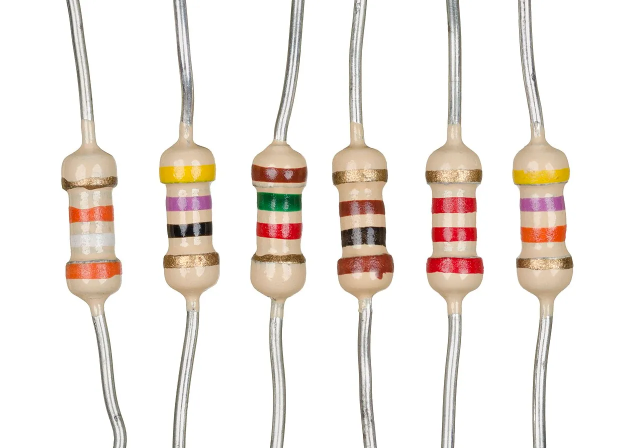
#> input picture Assignment/data/RESISTORS/RESISTORS-1.png, 1280 x 896 px (shown at 1/2 size); the run also reads 1 picture not shown here
$ jupyter execute --allow-errors Assignment.ipynb
#> lines starting #> are read from the running program, lines starting #| are printed output that depends on the picture; after the words box and inside, x2 and y2 are one past the last pixel; in counts of white or black regions, pixels touching at a corner belong together
[cell 1]
import cv2
import numpy as np
from matplotlib import pyplot as plt
from PIL import Image

[cell 2]
reg_path = "Assignment/data/RESISTORS/"

[cell 3]
# 加载上传的图片
img_path = reg_path+'RESISTORS-1.png'
img = Image.open(img_path)
#> img is the input picture: PIL image 1280x896 RGBA; mean R, G, B, A 240.2, 234.2, 229.2, 255

# 定义一个函数来分离图片中的电阻
def separate_resistors(image):
    # 假设电阻均匀排列，且图片背景为白色
    # 我们可以通过寻找大部分为白色的列来找到电阻之间的间隙
    # 对于不同的图片质量或电阻排列，可能需要调整这种方法

    width, height = image.size
#> width = 1280; height = 896
    pixels = image.load()

    # 确定列是否为电阻间隙的阈值
    # 如果一列中超过90%的像素为白色，我们将其视为间隙
    gap_threshold = height * 0.9
#> gap_threshold = 806.4
    white_threshold = 250  # 被认为是白色的颜色值

    # 寻找间隙
    gap_indices = []
    for x in range(width):
        white_count = sum(1 for y in range(height) if pixels[x, y] >= (white_threshold, white_threshold, white_threshold))
        if white_count > gap_threshold:
            gap_indices.append(x)
#> after the loop, gap_indices = 639 values from 0 to 1279

    # 使用间隙确定每个电阻的边界框
    resistor_bounds = []
    start_x = 0
    for gap_x in gap_indices:
        end_x = gap_x
        if end_x - start_x > 1:  # 避免添加零宽度的边界框
            resistor_bounds.append((start_x, 0, end_x, height))
        start_x = gap_x + 1
#> this loop made 639 passes
#> end_x on passes 1 to 3: 0, 1, 2
#> after the loop, resistor_bounds = [(131, 0, 244, 896), (328, 0, 432, 896), (504, 0, 612, 896), (674, 0, 776, 896), (854, 0, 962, 896), (1033, 0, 1139, 896)]

    # 添加最后一个电阻（如果有的话）
    if start_x < width:
        resistor_bounds.append((start_x, 0, width, height))

    # 将图像裁剪到每个边界框，并将电阻作为单独的图像保存
    resistor_images = [image.crop(bounds) for bounds in resistor_bounds]
#> resistor_images = 6 items
    return resistor_images

# 分离电阻
resistor_imgs = separate_resistors(img)
#> resistor_imgs = 6 items

# 保存分离后的电阻图像
separated_img_paths = []
for i, resistor_img in enumerate(resistor_imgs):
    path = f'resistor_{i}.png'
    resistor_img.save(path)
    separated_img_paths.append(path)
#> this loop made 6 passes
#> path on passes 1 to 6: 'resistor_0.png', 'resistor_1.png', 'resistor_2.png', 'resistor_3.png', 'resistor_4.png', 'resistor_5.png'
#> pass 1, `resistor_img.save(path)`:
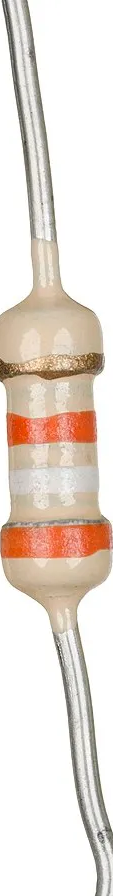
#> saved as resistor_0.png: PIL image 113x896 RGBA; mean R, G, B, A 231, 219.9, 211.1, 255
#> pass 2, `resistor_img.save(path)`:
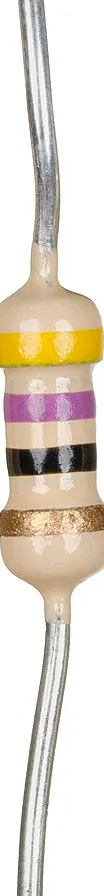
#> saved as resistor_1.png: PIL image 104x896 RGBA; mean R, G, B, A 225.2, 216, 204, 255
#> after the loop, separated_img_paths = ['resistor_0.png', 'resistor_1.png', 'resistor_2.png', 'resistor_3.png', 'resistor_4.png', 'resistor_5.png']

separated_img_paths
#> Out has the same summary as separated_img_paths

[cell 4]
# Load the image
image_path = 'resistor_0.png'
image = Image.open(image_path)

# Convert the image to RGBA if it is not already
image = image.convert('RGBA')

# Convert the image to numpy array
data = np.array(image)

# Define a threshold for white color
# Considering white as all colors being greater than 240 out of 255
white_threshold = 240

# Create a mask where white is set to True and the rest to False
white_areas = (data[:,:,0] > white_threshold) \
              & (data[:,:,1] > white_threshold) \
              & (data[:,:,2] > white_threshold)
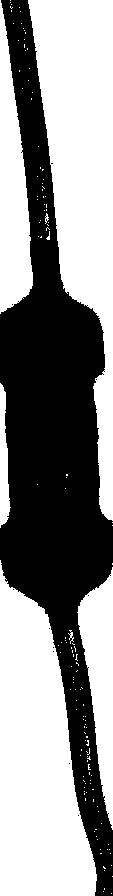
#> white_areas: shape (896, 113) bool; 56.1% white; 11 black regions (10 under 20 px), largest, box (x1, y1, x2, y2) and area: (0, 0, 113, 896) 44396

# Set the alpha channel to 0 for all white areas (making them transparent)
data[white_areas, -1] = 0

# Convert the numpy array back to an image
image_no_white = Image.fromarray(data)

# Save the image without white background
output_path = 'RESISTORS_0_no_white.png'
image_no_white.save(output_path)

output_path

[cell 5]
# We'll need to change our approach slightly since we need to check the transparency horizontally instead of vertically.

# Load the image again to reset to the original
image = Image.open(output_path)

# Get the size of the image
width, height = image.size
#> width = 113; height = 896

# Initialize a list to hold the new image data
new_data = []

# Process the image horizontally
for y in range(height):
    row = [image.getpixel((x, y)) for x in range(width)]  # Get the entire row
    # Calculate the number of non-transparent pixels in the row
    opaque_count = sum(1 for pixel in row if pixel[3] >= (255 / 2))
    # Determine if the opaque pixels in this row are less than 50% of the row's width
    if opaque_count < (width / 2):
        # If less than 50%, make the entire row transparent
        new_row = [(255, 255, 255, 0) for _ in range(width)]
    else:
        # Otherwise, keep the row as it is
        new_row = row
    # Add the new row to the new data list
    new_data.extend(new_row)
#> this loop made 896 passes
#> opaque_count on passes 1 to 3: 26, 27, 26
#> after the loop, new_data = 101248 items

# Update image data
image.putdata(new_data)
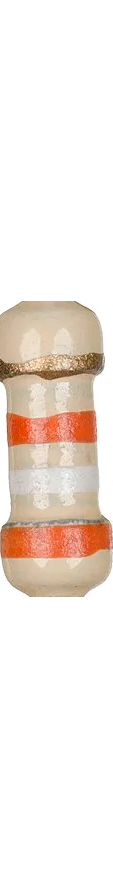
#> image: PIL image 113x896 RGBA; mean R, G, B, A 241.7, 231.3, 224.1, 71.9; transparent parts drawn white

# Save the new image
new_image_path_horizontal = 'RESISTORS_transparent_horizontal.png'
image.save(new_image_path_horizontal)

new_image_path_horizontal

#> (a cell that did not finish here is left out)

[cell 7]
from PIL import Image

def process_image(input_path, output_path, fill_color=(255, 255, 255)):
    # 加载原始图像
#> called with input_path = 'RESISTORS_0_no_white.png', output_path = 'RESISTORS_transparent_horizontal.jpg', fill_color = (255, 192, 203)
    image = Image.open(input_path)
    width, height = image.size
#> width = 113; height = 896

    # 初始化一个列表来存储要保留的行
    rows_to_keep = []

    # 处理图像水平方向
    for y in range(height):
        row = [image.getpixel((x, y)) for x in range(width)]  # 获取整行像素
        new_row = []

        for pixel in row:
            if pixel[3] >= (255 / 2):
                new_row.append(pixel[:3])  # 保留不透明或半透明像素，忽略透明度
            else:
                new_row.append(fill_color)  # 用填充色替换透明像素

        # 如果行中有不透明像素，保留这行
        if any(pixel[3] >= (255 / 2) for pixel in row):
            rows_to_keep.append(new_row)
#> after the loop, rows_to_keep = 896 items

    # 创建新图像
    new_height = len(rows_to_keep)
#> new_height = 896
    new_image = Image.new('RGB', (width, new_height))
#> new_image: PIL image 113x896 RGB; every value is 0

    # 将保留的行复制到新图像
    for y, row in enumerate(rows_to_keep):
        for x, pixel in enumerate(row):
            new_image.putpixel((x, y), pixel)
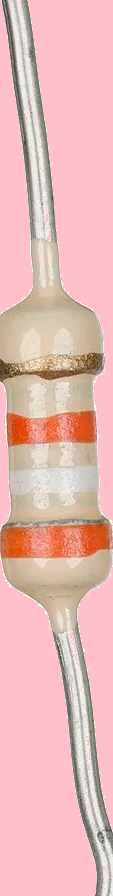
#> new_image: PIL image 113x896 RGB; mean R, G, B 231.1, 184.7, 182.3

    # 保存为JPEG
    new_image.save(output_path, 'JPEG')

input_path = 'RESISTORS_0_no_white.png'
output_path = 'RESISTORS_transparent_horizontal.jpg'
fill_color = (255, 192, 203)  # 例如绿色
process_image(input_path, output_path, fill_color)
fill_color=(255, 255, 255)

[cell 8]
from PIL import Image

def process_image(input_path, output_path, target_color=(255, 192, 203), threshold=0.5):
    # Load the original image
#> called with input_path = 'RESISTORS_transparent_horizontal.jpg', output_path = 'RESISTORS_transparent_horizontal3.jpg', target_color = (255, 192, 203), threshold = 0.5
    image = Image.open(input_path)
#> image: PIL image 113x896 RGB
    width, height = image.size
#> width = 113; height = 896

    # Initialize a list to store rows to keep
    rows_to_keep = []

    # Process image horizontally
    for y in range(height):
        row = [image.getpixel((x, y)) for x in range(width)]  # Get entire row of pixels
        target_color_count = sum(1 for pixel in row if pixel[:3] == target_color)

        # Keep the row if target color pixels are less than the threshold percentage of the row
        if target_color_count < width * threshold:
            rows_to_keep.append(row)
#> this loop made 896 passes
#> after the loop, rows_to_keep = 896 items

    # Create new image
    new_height = len(rows_to_keep)
#> new_height = 896
    new_image = Image.new('RGB', (width, new_height))  # Use 'RGB' mode as JPEG does not support transparency

    # Copy kept rows to the new image
    for y, row in enumerate(rows_to_keep):
        for x, pixel in enumerate(row):
            new_image.putpixel((x, y), (pixel[0], pixel[1], pixel[2]))

    # Save as JPEG
    new_image.save(output_path, 'JPEG')

# Usage example
input_path = 'RESISTORS_transparent_horizontal.jpg'
output_path = 'RESISTORS_transparent_horizontal3.jpg'
target_color = (255, 192, 203)  # The specific color you're looking for
threshold = 0.5  # Threshold for target color presence in a row

process_image(input_path, output_path, target_color, threshold)

[cell 9]
# Define a function to check if a pixel is within a specified color range
def is_color(pixel, base_color, threshold):
    return all(abs(pixel[i] - base_color[i]) <= threshold for i in range(3))

# Define the color range for the beige color we want to make transparent
beige_color = (198, 177, 150)  # RGB for beige
beige_threshold = 60  # Color difference threshold

# Create a new image with the same size as the original, filled with transparent background
transparent_img = Image.new("RGBA", image.size, (255, 255, 255, 0))
transparent_data = []

# Go through the image data row by row
for y in range(height):
    row_data = []
    for x in range(width):
        pixel = image.getpixel((x, y))
        # Check if the pixel color is within the range of beige
        if is_color(pixel, beige_color, beige_threshold):
            # If it is beige, add a transparent pixel to the row data
            row_data.append((255, 255, 255, 0))
        else:
            # If it is not beige, add the original pixel to the row data
            row_data.append(pixel)
    # Add the processed row data to the new image data
    transparent_data.extend(row_data)
#> after the loop, transparent_data = 101248 items

# Update the transparent image with the new data
transparent_img.putdata(transparent_data)

# Save the new image
new_image_path_bands_only = 'RESISTORS_bands_only.png'
transparent_img.save(new_image_path_bands_only)

new_image_path_bands_only

[cell 10]
def colorRange(self, h_range, s_range, v_range):
    self.h_range = h_range  # (lower_h, upper_h)
    self.s_range = s_range  # (lower_s, upper_s)
    self.v_range = v_range  # (lower_v, upper_v)

import cv2
import numpy as np
from matplotlib import pyplot as plt

# Load the image
image_path = 'RESISTORS_transparent_horizontal.jpg'
resistor_image = cv2.imread(image_path)

# Convert to HSV color space
hsv_image = cv2.cvtColor(resistor_image, cv2.COLOR_BGR2HSV)
#> hsv_image: shape (896, 113, 3); mean H, S, V 105, 60.3, 230.9

# Define the color boundaries in HSV
color_boundaries = {
    'black': ([0, 0, 0], [180, 255, 70]),
    'brown': ([1, 100, 100], [12, 255, 170]),
    'red': ([80, 150, 100], [200, 255, 255]),
    'orange': ([5, 100, 160], [15, 255, 255]),
    'yellow': ([17, 100, 180], [25, 255, 255]),
    'green': ([35, 100, 0], [85, 255, 255]),
    'blue': ([85, 100, 100], [135, 255, 255]),
    'violet': ([100, 80, 80], [160, 255, 255]), #没问题
    # 'grey': ([0, 0, 40], [180, 50, 80]),
    'white': ([0, 0, 200], [180, 20, 255]),
    'gold': ([12, 100, 100], [20, 200, 240]), #没问题
    # 'silver': ([0, 0, 50], [180, 15, 255])
}

# Function to apply the mask and show the color segmentation
def mask_and_show_color(hsv, color_range):
    # Create a mask for the color range
#> called with color_range = ([0, 0, 0], [180, 255, 70])
    lower_bound = np.array(color_range[0], dtype="uint8")
    upper_bound = np.array(color_range[1], dtype="uint8")
    color_mask = cv2.inRange(hsv, lower_bound, upper_bound)
#> color_mask: shape (896, 113); 0.05% white in thin lines or dots, all inside (x1, y1, x2, y2) = (0, 0, 101, 835)

    # Apply the mask to the image
    color_segment = cv2.bitwise_and(hsv, hsv, mask=color_mask)
#> color_segment: shape (896, 113, 3); mean H, S, V 0, 0, 0

    # Change black background to white
    white_background = cv2.bitwise_not(cv2.bitwise_not(color_segment, mask=color_mask))
#> white_background: shape (896, 113, 3); mean H, S, V 254.9, 254.9, 254.9
    return white_background


# Apply mask for each color and display them
color_segments = {color: mask_and_show_color(hsv_image, range) for color, range in color_boundaries.items()}
#> in mask_and_show_color (call 2), `color_mask = cv2.inRange(hsv, lower_bound, upper_bound)`: color_mask: shape (896, 113); 0.11% white in thin lines or dots, all inside (x1, y1, x2, y2) = (1, 361, 110, 557)
#> in mask_and_show_color (call 2), `color_segment = cv2.bitwise_and(hsv, hsv, mask=color_mask)`: color_segment: shape (896, 113, 3); mean H, S, V 0, 0.2, 0.2
#> in mask_and_show_color (call 2), `white_background = cv2.bitwise_not(cv2.bitwise_not(color_segment, mask..`: white_background: shape (896, 113, 3); mean H, S, V 254.7, 254.9, 254.9
#> in mask_and_show_color (call 3), `color_mask = cv2.inRange(hsv, lower_bound, upper_bound)`: color_mask: shape (896, 113); every value is 0
#> in mask_and_show_color (call 3), `white_background = cv2.bitwise_not(cv2.bitwise_not(color_segment, mask..`: white_background: shape (896, 113, 3); every value is 255
#> in mask_and_show_color (call 4), `color_mask = cv2.inRange(hsv, lower_bound, upper_bound)`: color_mask: shape (896, 113); 5.5% white; 17 white regions (15 under 20 px), largest, box (x1, y1, x2, y2) and area: (0, 523, 111, 560) 3251, (7, 409, 96, 447) 2327
#> in mask_and_show_color (call 4), `color_segment = cv2.bitwise_and(hsv, hsv, mask=color_mask)`: color_segment: shape (896, 113, 3); mean H, S, V 0.4, 9.6, 12.2
#> in mask_and_show_color (call 4), `white_background = cv2.bitwise_not(cv2.bitwise_not(color_segment, mask..`: white_background: shape (896, 113, 3); mean H, S, V 241.3, 250.5, 253
#> in mask_and_show_color (call 5), `color_mask = cv2.inRange(hsv, lower_bound, upper_bound)`: color_mask: shape (896, 113); 0.01% white in thin lines or dots, all inside (x1, y1, x2, y2) = (42, 358, 87, 370)
#> in mask_and_show_color (call 5), `color_segment = cv2.bitwise_and(hsv, hsv, mask=color_mask)`: color_segment: shape (896, 113, 3); mean H, S, V 0, 0, 0
#> in mask_and_show_color (call 5), `white_background = cv2.bitwise_not(cv2.bitwise_not(color_segment, mask..`: white_background: shape (896, 113, 3); mean H, S, V 255, 255, 255
#> in mask_and_show_color (call 9), `color_mask = cv2.inRange(hsv, lower_bound, upper_bound)`: color_mask: shape (896, 113); 7.1% white; 86 white regions (79 under 20 px), largest, box (x1, y1, x2, y2) and area: (8, 0, 51, 240) 2628, (10, 466, 90, 502) 1738, (59, 632, 109, 896) 1454
#> in mask_and_show_color (call 9), `color_segment = cv2.bitwise_and(hsv, hsv, mask=color_mask)`: color_segment: shape (896, 113, 3); mean H, S, V 1.9, 0.7, 16.2
#> in mask_and_show_color (call 9), `white_background = cv2.bitwise_not(cv2.bitwise_not(color_segment, mask..`: white_background: shape (896, 113, 3); mean H, S, V 238.8, 237.5, 253.1
#> in mask_and_show_color (call 10), `lower_bound = np.array(color_range[0], dtype="uint8")`: lower_bound = [12, 100, 100]
#> in mask_and_show_color (call 10), `color_mask = cv2.inRange(hsv, lower_bound, upper_bound)`:
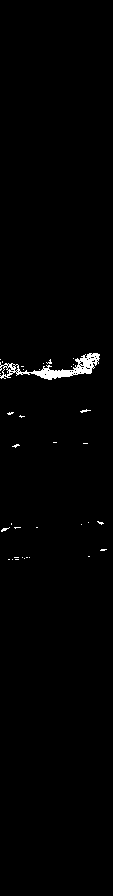
#> color_mask: shape (896, 113); 0.99% white; 35 white regions (34 under 20 px), largest, box (x1, y1, x2, y2) and area: (0, 353, 100, 380) 836
#> in mask_and_show_color (call 10), `color_segment = cv2.bitwise_and(hsv, hsv, mask=color_mask)`: color_segment: shape (896, 113, 3); mean H, S, V 0.2, 1.3, 1.4
#> in mask_and_show_color (call 10), `white_background = cv2.bitwise_not(cv2.bitwise_not(color_segment, mask..`: white_background: shape (896, 113, 3); mean H, S, V 252.6, 253.8, 253.9
#> color_segments = 10 items

# Convert back to RGB for displaying with matplotlib
color_segments_rgb = {color: cv2.cvtColor(segment, cv2.COLOR_HSV2RGB) for color, segment in color_segments.items()}
#> color_segments_rgb = 10 items

# Plotting the color segments
n_colors = len(color_segments_rgb)
#> n_colors = 10
plt.figure(figsize=(30, 40))

for i, (color, segment) in enumerate(color_segments_rgb.items(), 1):

    plt.subplot(n_colors, 1, i)
    plt.title(color)
    plt.imshow(segment)
    plt.axis('off')
#> this loop made 10 passes
plt.tight_layout()
plt.show()
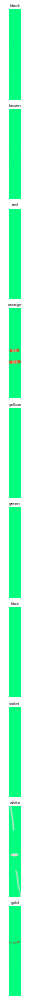
#> figure drawn by matplotlib, 10 panels

[cell 11]
# Let's write a complete function that takes an image of a resistor and returns the colors from top to bottom.

def identify_resistor_bands(image_path):
    # Load the image
#> called with image_path = 'resistor_0.png'
    image = cv2.imread(image_path)
#> image: shape (896, 113, 3)

    # Convert the image from BGR to HSV
    hsv = cv2.cvtColor(image, cv2.COLOR_BGR2HSV)
#> hsv: shape (896, 113, 3); mean H, S, V 13.7, 24.9, 231

    # Define the color boundaries in HSV
    color_boundaries = {
        'black': ([0, 0, 0], [180, 255, 70]),
        'brown': ([1, 100, 100], [12, 255, 170]),
        'red': ([80, 150, 100], [200, 255, 255]),
        'orange': ([5, 100, 160], [15, 255, 255]),
        'yellow': ([15, 100, 160], [25, 255, 255]),
        'green': ([35, 100, 0], [85, 255, 255]),
        'blue': ([85, 100, 100], [135, 255, 255]),
        'violet': ([100, 80, 80], [160, 255, 255]), #没问题
        # 'grey': ([0, 0, 40], [180, 50, 80]),
        'white': ([0, 0, 200], [180, 20, 255]),
        'gold': ([11, 60, 100], [30, 255, 180]), #没问题
        # 'silver': ([0, 0, 50], [180, 15, 255])
    }

    # Create a mask for each color and determine the centroid
    color_positions = []
    for color, (lower, upper) in color_boundaries.items():
        lower_bound = np.array(lower, dtype="uint8")
        upper_bound = np.array(upper, dtype="uint8")
        mask = cv2.inRange(hsv, lower_bound, upper_bound)

        # Find contours in the mask
        contours, _ = cv2.findContours(mask.copy(), cv2.RETR_EXTERNAL, cv2.CHAIN_APPROX_SIMPLE)

        # Get the centroid of the largest contour
        if contours:
            c = max(contours, key=cv2.contourArea)
            M = cv2.moments(c)
            if M["m00"] != 0:
                cx = int(M["m10"] / M["m00"])
                cy = int(M["m01"] / M["m00"])
                color_positions.append((color, cy))
#> this loop made 10 passes
#> (contours, cx, cy) on passes 2, 5: (21 contours, all with area under 20, 99, 523), (35 contours, all with area under 20, 44, 368)
#> (cx, cy) on passes 4, 9, 10: (54, 540), (82, 172), (60, 367)
#> after the loop, color_positions = [('brown', 523), ('orange', 540), ('yellow', 368), ('white', 172), ('gold', 367)]

    # Sort the detected colors by their vertical position (top to bottom)
    color_positions.sort(key=lambda x: x[1])

    # Return the sorted colors
    return [color for color, _ in color_positions]

# Use the function to identify the resistor bands from the image
resistor_bands = identify_resistor_bands('resistor_0.png')
#> resistor_bands = ['white', 'gold', 'yellow', 'brown', 'orange']
resistor_bands
#> Out = ['white', 'gold', 'yellow', 'brown', 'orange']

[cell 12]
import cv2
import numpy as np
from matplotlib import pyplot as plt

# Load the image
image_path = 'RESISTORS-1.png'
resistor_image = cv2.imread(image_path)

# Convert to HSV color space
hsv_image = cv2.cvtColor(resistor_image, cv2.COLOR_BGR2HSV)
#> hsv_image: shape (896, 1280, 3); mean H, S, V 11.2, 15.8, 240.5

# Define the color boundaries in HSV
    # Define the color boundaries in HSV
color_boundaries = {
    'black': ([0, 0, 0], [180, 255, 70]),
    'brown': ([1, 100, 100], [12, 255, 170]),
    'red': ([80, 150, 100], [200, 255, 255]),
    'orange': ([5, 100, 160], [15, 255, 255]),
    'yellow': ([15, 100, 160], [25, 255, 255]),
    'green': ([35, 100, 0], [85, 255, 255]),
    'blue': ([85, 100, 100], [135, 255, 255]),
    'violet': ([100, 80, 80], [160, 255, 255]), #没问题
    # 'grey': ([0, 0, 40], [180, 50, 80]),
    #'white': ([0, 0, 200], [180, 20, 255]),
    'gold': ([11, 60, 100], [30, 255, 180]), #没问题
    # 'silver': ([0, 0, 50], [180, 15, 255])
}

# Function to create a mask for a given color range
def create_mask(hsv, color_range):
    lower_bound = np.array(color_range[0], dtype="uint8")
    upper_bound = np.array(color_range[1], dtype="uint8")
    return cv2.inRange(hsv, lower_bound, upper_bound)

# Create a blank mask
combined_mask = np.zeros(hsv_image.shape[:2], dtype="uint8")

# Create masks for each color range and combine them
for color_range in color_boundaries.values():
    color_mask = create_mask(hsv_image, color_range)
    combined_mask = cv2.bitwise_or(combined_mask, color_mask)
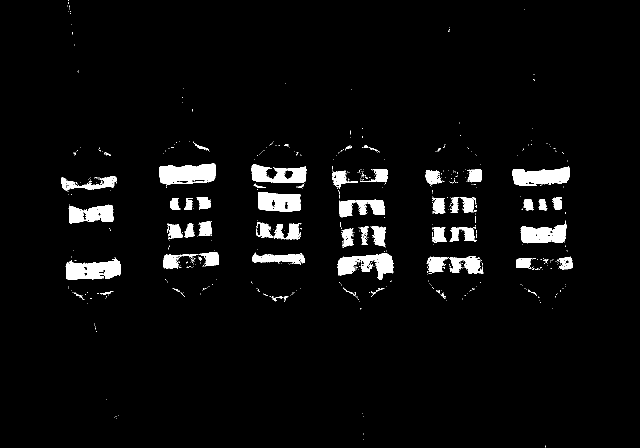
#> combined_mask: shape (896, 1280) (shown at 1/2 size); 4.1% white; 595 white regions (532 under 20 px), largest, box (x1, y1, x2, y2) and area: (318, 327, 431, 369) 3715, (131, 515, 242, 559) 3333, (1025, 332, 1140, 372) 3159

# Create a red color layer
red_layer = np.zeros_like(resistor_image)
red_layer[:] = (0, 0, 255)  # BGR format for red

# Apply the mask to the red layer
red_areas = cv2.bitwise_and(red_layer, red_layer, mask=combined_mask)
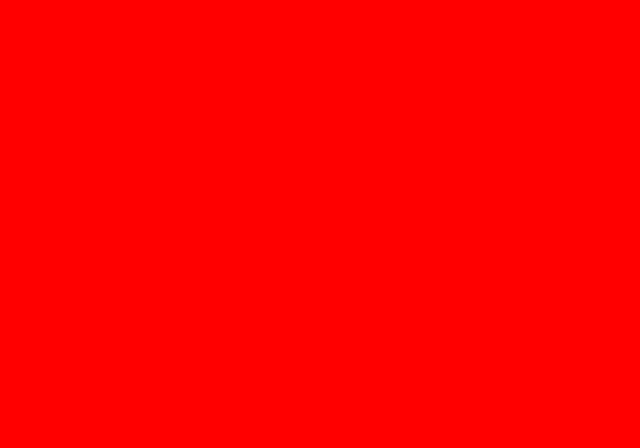
#> red_layer: shape (896, 1280, 3) (shown at 1/2 size); mean of channels 0, 1, 2 0, 0, 255; drawn as B, G, R

# Apply the inverse of the mask to the original image
inverse_mask = cv2.bitwise_not(combined_mask)
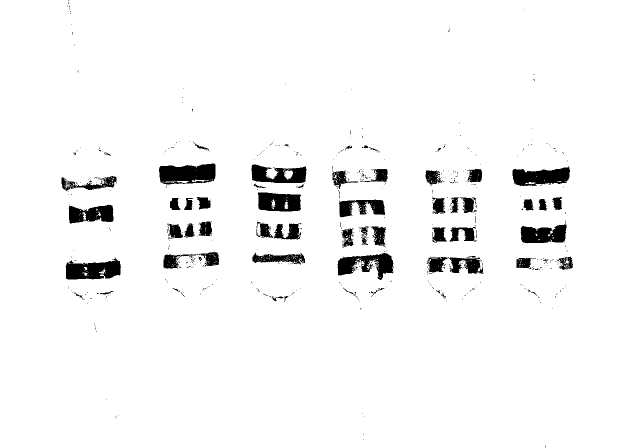
#> inverse_mask: shape (896, 1280) (shown at 1/2 size); 95.9% white; 595 black regions (532 under 20 px), largest, box (x1, y1, x2, y2) and area: (318, 327, 431, 369) 3715, (131, 515, 242, 559) 3333, (1025, 332, 1140, 372) 3159
original_areas = cv2.bitwise_and(resistor_image, resistor_image, mask=inverse_mask)

# Combine the red areas and the original areas
result_image = cv2.add(red_areas, original_areas)

# Convert the result to RGB for displaying with matplotlib
result_rgb = cv2.cvtColor(result_image, cv2.COLOR_BGR2RGB)

# Display the result
plt.figure(figsize=(8, 6))
plt.imshow(result_rgb)
plt.title('Color Segmented Resistor Image with Red Areas')
plt.axis('off')
plt.show()
